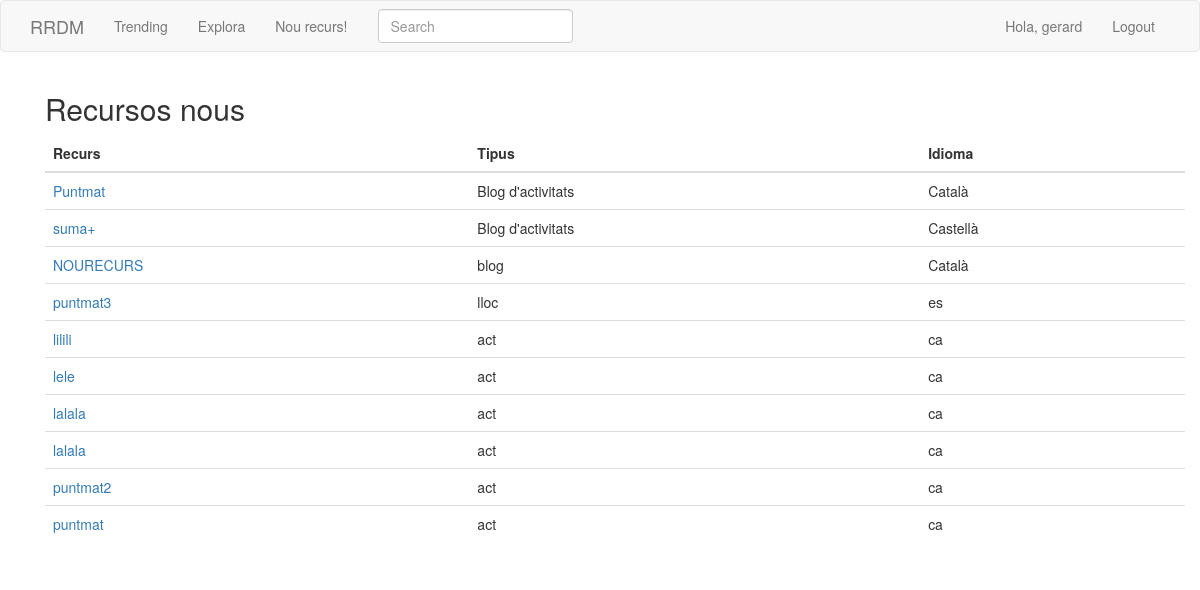
The app's page /index (signed in) with its own data.
### app/models.py (models this page shows, shortened)
class User(UserMixin, db.Model):
    id = db.Column(db.Integer, primary_key=True)
    username = db.Column(db.String(64), index=True, unique=True)
    email = db.Column(db.String(120), index=True, unique=True)
    password_hash = db.Column(db.String(128))
    resources = db.relationship('Resource', backref='author', lazy='dynamic')
    about_me = db.Column(db.String(140))
    last_seen = db.Column(db.DateTime, default=datetime.utcnow)
    followed = db.relationship(
        'User', secondary=followers,
        primaryjoin=(followers.c.follower_id == id),
        secondaryjoin=(followers.c.followed_id == id),
        backref=db.backref('followers', lazy='dynamic'), lazy='dynamic')

class SearchableMixin(object):
    @classmethod
    def before_commit(cls, session):
        session._changes = {
            'add': list(session.new),
            'update': list(session.dirty),
            'delete': list(session.deleted)
        }
    @classmethod
    def after_commit(cls, session):
        for obj in session._changes['add']:
            if isinstance(obj, SearchableMixin):
                add_to_index(obj.__tablename__, obj)
        for obj in session._changes['update']:
            if isinstance(obj, SearchableMixin):
                add_to_index(obj.__tablename__, obj)
        for obj in session._changes['delete']:
            if isinstance(obj, SearchableMixin):
                remove_from_index(obj.__tablename__, obj)
        session._changes = None

class Resource(SearchableMixin, db.Model):
    __searchable__ = ['descripcio', 'nom', 'user_id', 'idioma', 'tipus']
    id = db.Column(db.Integer, primary_key=True)
    nom = db.Column(db.String(50))
    tipus = db.Column(db.String(50))
    idioma = db.Column(db.String(50))
    descripcio = db.Column(db.String(140))
    link = db.Column(db.String(140))
    user_id = db.Column(db.Integer, db.ForeignKey('user.id'))
    timestamp = db.Column(db.DateTime, index=True, default=datetime.utcnow)

### app/main/routes.py (the view)
@bp.route('/', methods=['GET', 'POST'])
@bp.route('/index', methods=['GET', 'POST'])
@login_required
def index():
    resources = Resource.query.order_by(Resource.timestamp.desc()).limit(10).all()
    return render_template('index.html', title=_('Home'), resources=resources, pagetitle=_('Recursos nous'))

### app/main/forms.py
class SearchForm(FlaskForm):
    q = StringField(_l('Search'), validators=[DataRequired()])
    def __init__(self, *args, **kwargs):
        if 'formdata' not in kwargs:
            kwargs['formdata'] = request.args
        if 'csrf_enabled' not in kwargs:
            kwargs['csrf_enabled'] = False
        super(SearchForm, self).__init__(*args, **kwargs)

### app/main/routes.py (called while the page is built)
@bp.before_app_request
def before_request():
    if current_user.is_authenticated:
        current_user.last_seen = datetime.utcnow()
        db.session.commit()
        g.search_form = SearchForm()
    g.locale = str(get_locale())

### app/models.py (called while the page is built)
@login.user_loader
def load_user(id):
    return User.query.get(int(id))

### app/templates/index.html
{% extends "base.html" %}
{% import 'bootstrap/wtf.html' as wtf %}
{% block app_content %}
    <div class="container">
    <h2>{{ pagetitle }}</h2>
    <table class="table table-hover">
        <thead>
        <tr>
            <th>Recurs</th>
            <th>Tipus</th>
            <th>Idioma</th>
        </tr>
        </thead>
        <tbody>
        {% for recurs in resources %}
        {% include '_recurs.html' %}
        {% endfor %}
        </tbody>
    </table>
    </div>
{% endblock %}

### app/templates/base.html (shortened to what this page needs)
{% extends 'bootstrap/base.html' %}
{% block head %}
    {{super()}}
{% endblock %}
{% block navbar %}
    <nav class="navbar navbar-default">
        <div class="container">
            <div class="navbar-header">
                <a class="navbar-brand" href="{{ url_for('main.index') }}">RRDM</a>
            </div>
            <div class="collapse navbar-collapse" id="bs-example-navbar-collapse-1">
                <ul class="nav navbar-nav">
                    <li><a href="{{ url_for('main.index') }}">{{ _('Trending') }}</a></li>
                    <li><a href="{{ url_for('main.explore') }}">{{ _('Explora') }}</a></li>
                    <li><a href="{{ url_for('main.add') }}">{{ _('Nou recurs!') }}</a></li>
                </ul>
                {% if g.search_form %}
                <form class="navbar-form navbar-left" method="get" action="{{ url_for('main.search') }}">
                    <div class="form-group">
                        {{ g.search_form.q(size=20, class='form-control', placeholder=g.search_form.q.label.text) }}
                    </div>
                </form>
                {% endif %}
                <ul class="nav navbar-nav navbar-right">
                    {% if current_user.is_anonymous %}
                    <li><a href="{{ url_for('auth.login') }}">{{ _('Login') }}</a></li>
                    {% else %}
                    <li><a href="{{ url_for('main.user', username=current_user.username) }}">Hola, {{ current_user.username }}</a></li>
                    <li><a href="{{ url_for('auth.logout') }}">{{ _('Logout') }}</a></li>
                    {% endif %}
                </ul>
            </div>
        </div>
    </nav>
{% endblock %}
{% block content %}
    <div class="container">
        {% block app_content %}{% endblock %}
    </div>
{% endblock %}

### app/templates/_recurs.html (shortened to what this page needs)
<tr class="recurs_row" id="row_{{ recurs.nom }}">
    <td><a href="{{ recurs.link }}">{{ recurs.nom }}</a></td>
    <td>{{ recurs.tipus }}</td>
    <td>{{ recurs.idioma }}</td>
</tr>

### records on screen
User: username "gerard"
Resource: nom "Puntmat", tipus "Blog d'activitats", idioma "Català"
Resource: nom "suma+", tipus "Blog d'activitats", idioma "Castellà"
Resource: nom "NOURECURS", tipus "blog", idioma "Català"
Resource: nom "puntmat3", tipus "lloc", idioma "es"
Resource: nom "lilili", tipus "act", idioma "ca"
Resource: nom "lele", tipus "act", idioma "ca"
Resource: nom "lalala", tipus "act", idioma "ca"
Resource: nom "lalala", tipus "act", idioma "ca"
Resource: nom "puntmat2", tipus "act", idioma "ca"
Resource: nom "puntmat", tipus "act", idioma "ca"

### other values on screen
{{ pagetitle }} "Recursos nous"
